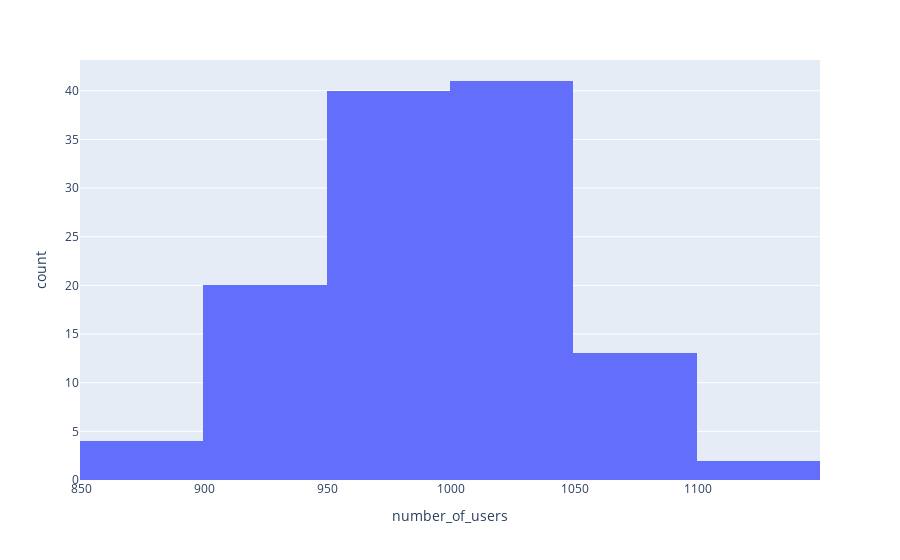

Write notebook code for a chart like this one.
### Markdown cell above
#### Choosing the number of bins

By default, the number of bins is chosen so that is comparable to the typical content in a bin. This number can be customized by setting the ```nbins``` argument. Example:

### Code cell
fig = px.histogram(data_users_dict, x="number_of_users", nbins=10)
fig.show()

### Figure 1 — Plotly figure (JSON) as saved in the notebook; plotly's stock layout.template omitted (floating-point values rounded to 4 significant figures)
{"data": [{"alignmentgroup": "True", "bingroup": "x", "hovertemplate": "number_of_users=%{x}<br>count=%{y}<extra></extra>", "legendgroup": "", "marker": {"color": "#636efa", "pattern": {"shape": ""}}, "name": "", "nbinsx": 10, "offsetgroup": "", "orientation": "v", "showlegend": false, "type": "histogram", "x": [1070, 970, 975, 890, 1004, 975, 945, 914, 1098, 1015, 1027, 978, 1004, 1055, 1018, 1021, 1033, 1008, 934, 919, 1013, 1038, 1070, 937, 900, 1011, 1067, 911, 1011, 999, 1012, 950, 1014, 1016, 1038, 897, 1007, 1111, 952, 927, 974, 984, 1002, 1102, 970, 1046, 923, 964, 949, 1007, 1028, 926, 1038, 1055, 999, 988, 1015, 1089, 948, 985, 1056, 967, 935, 996, 983, 1068, 991, 1012, 1070, 971, 953, 911, 984, 992, 1041, 1038, 1040, 1022, 971, 1032, 1016, 962, 962, 1028, 972, 1083, 888, 962, 947, 1028, 920, 1026, 930, 994, 993, 1001, 1017, 1056, 885, 982, 1070, 1030, 977, 980, 1005, 986, 992, 939, 1019, 962, 934, 985, 996, 925, 1045, 974, 1008, 1008, 975, 956], "xaxis": "x", "yaxis": "y"}], "layout": {"barmode": "relative", "legend": {"tracegroupgap": 0}, "margin": {"t": 60}, "xaxis": {"anchor": "y", "domain": [0, 1], "title": {"text": "number_of_users"}}, "yaxis": {"anchor": "x", "domain": [0, 1], "title": {"text": "count"}}}}
